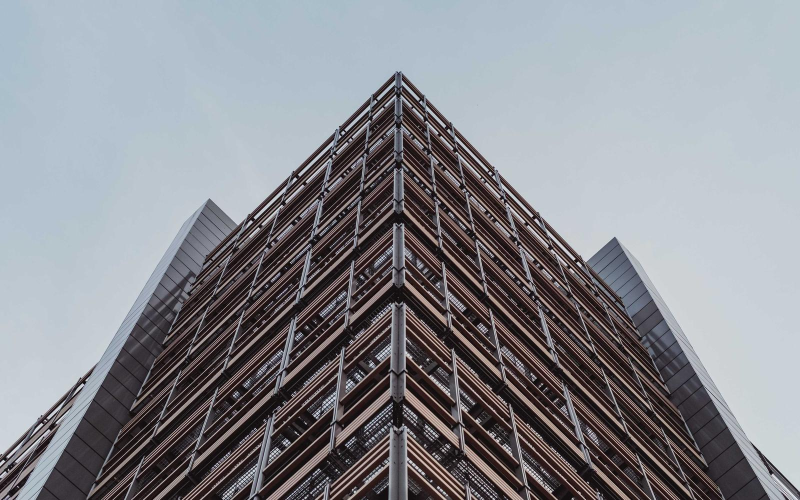
#> input picture design/sample.jpg, 1600 x 1000 px (shown at 1/2 size)
$ python -i '丁达尔光.py'   (imports and definitions only)
#> lines starting #> are read from the running program, lines starting #| are printed output that depends on the picture; after the words box and inside, x2 and y2 are one past the last pixel; in counts of white or black regions, pixels touching at a corner belong together
#> further down, picture is the input picture: PIL image 1600x1000 RGB; mean R, G, B 135.5, 137.1, 143
# -*- coding: utf-8 -*-
"""丁达尔光：把亮部沿一个方向拉出光束，叠加回画面。"""
PLUGIN_NAME = "丁达尔光"
PLUGIN_DESC = "亮部沿指定方向拉出光束，逆光照片立刻有氛围"
PLUGIN_VERSION = "1.0"
PLUGIN_AUTHOR = "Prism"

import math
from PIL import Image, ImageChops, ImageEnhance, ImageFilter

PLUGIN = {"id": "god_rays", "name": PLUGIN_NAME, "version": PLUGIN_VERSION,
          "api": 2, "author": PLUGIN_AUTHOR,
          "description": {"zh": "把高光沿一个方向拖成光束，模拟逆光丁达尔效应", "en": "Drags highlights into light rays along one direction, mimicking backlit god rays", "ja": "ハイライトを一方向に伸ばして光芒を再現（逆光のゴッドレイ）"},
          "network": False, "writes_files": False}

PARAMS = [
    {"key": "threshold", "label": {"zh": "取光门槛", "en": "Light threshold", "ja": "光のしきい値"}, "type": "slider",
     "min": 50, "max": 98, "default": 86, "step": 2},
    {"key": "length", "label": {"zh": "光束长度", "en": "Ray length", "ja": "光線の長さ"}, "type": "slider",
     "min": 20, "max": 220, "default": 110, "step": 10},
    {"key": "angle", "label": {"zh": "角度", "en": "Angle", "ja": "角度"}, "type": "slider",
     "min": -60, "max": 60, "default": 14, "step": 2},
    {"key": "power", "label": {"zh": "强度", "en": "Strength", "ja": "強さ"}, "type": "slider",
     "min": 10, "max": 100, "default": 55, "step": 5},
]


def _beam(src, steps, dx, dy):
    """把亮部沿 (dx,dy) 累加成光束：多次平移取较亮者。"""
    acc = src.copy()
    for i in range(1, steps + 1):
        shifted = ImageChops.offset(src, int(dx * i), int(dy * i))
        acc = ImageChops.lighter(acc, shifted)
    return acc


def run(img, **params):
    p = params or {}
    alpha = None
    if img.mode == "RGBA":
        alpha = img.split()[3]
    rgb = img.convert("RGB")

    w, h = rgb.size
#> w = 1600; h = 1000
    scale = 1.0
    if max(w, h) > 2048:
        scale = 2048.0 / max(w, h)
        work = rgb.resize((max(1, int(w * scale)), max(1, int(h * scale))),
                          Image.BILINEAR)
    else:
        work = rgb
    ww, wh = work.size
#> ww = 1600; wh = 1000

    # 1) 取亮部
    thr = int(255 * float(p.get("threshold", 86)) / 100.0)
    gray = work.convert("L")
    bright = gray.point(lambda v: 255 if v >= thr else 0)
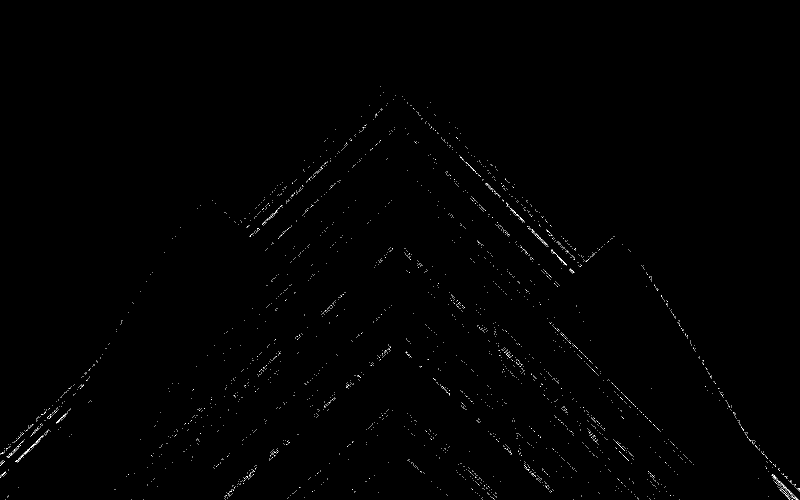
#> bright: PIL image 1600x1000 L (shown at 1/2 size); 0.32% white in thin lines or dots, all inside (x1, y1, x2, y2) = (0, 173, 1600, 1000)
    bright = bright.filter(ImageFilter.MaxFilter(3))
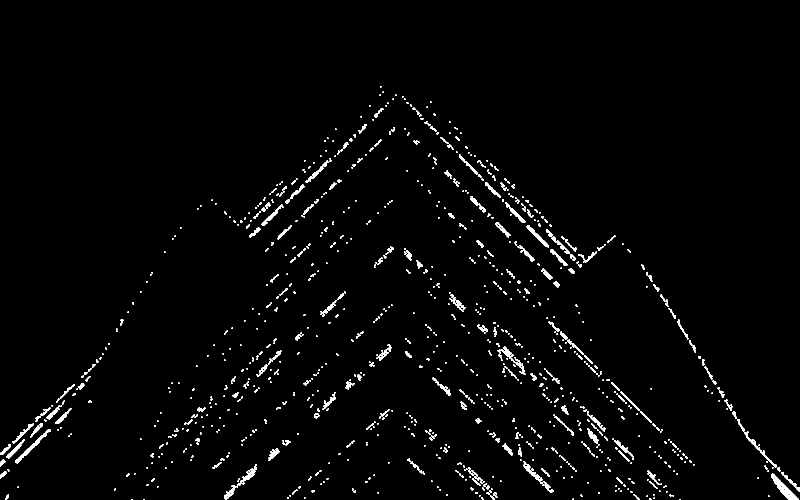
#> bright: PIL image 1600x1000 L (shown at 1/2 size); 2% white; 985 white regions (641 under 20 px), largest, box (x1, y1, x2, y2) and area: (1542, 947, 1598, 1000) 855, (30, 858, 102, 927) 607, (1488, 863, 1553, 935) 409
    light = Image.composite(work, Image.new("RGB", (ww, wh), (0, 0, 0)), bright)
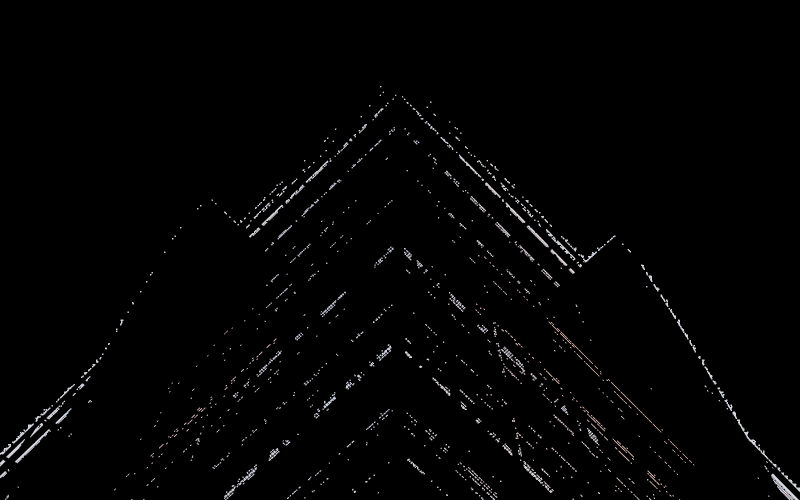
#> light: PIL image 1600x1000 RGB (shown at 1/2 size); mean R, G, B 3.2, 3.1, 3.2

    # 2) 沿角度拖出光束
    ang = math.radians(float(p.get("angle", 14)))
    length = float(p.get("length", 110)) * (scale or 1.0)
    steps = 14
    dx = math.cos(ang) * (length / steps)
    dy = math.sin(ang) * (length / steps)
    beam = _beam(light, steps, dx, dy)
#> the loop in _beam, `for i in range(1, steps + 1):` made 14 passes
#> pass 1, in _beam, `shifted = ImageChops.offset(src, int(dx * i), int(dy * i))`:
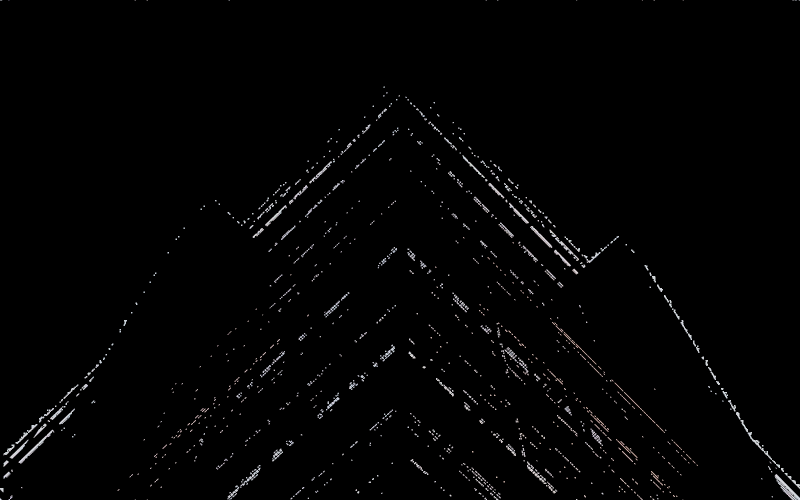
#> shifted: PIL image 1600x1000 RGB (shown at 1/2 size); mean R, G, B 3.2, 3.1, 3.2
#> after the loop in _beam, `for i in range(1, steps + 1):`:
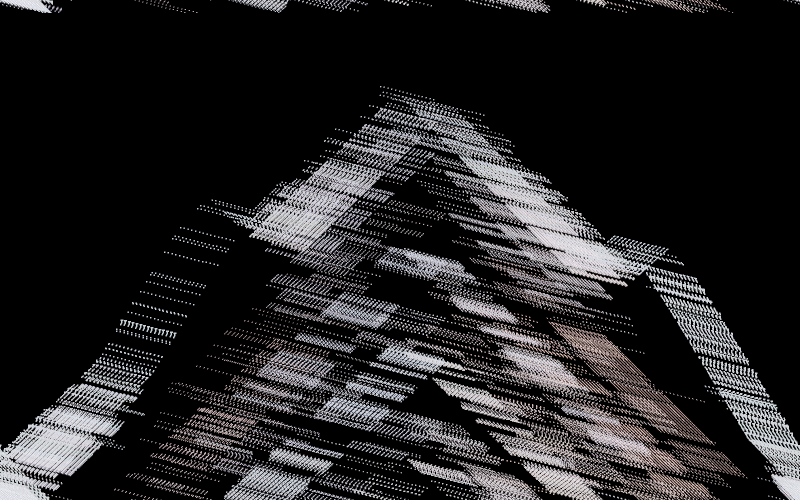
#> acc: PIL image 1600x1000 RGB (shown at 1/2 size); mean R, G, B 36.4, 35.5, 36.5
    beam = beam.filter(ImageFilter.GaussianBlur(max(1.0, 3.0 * (scale or 1.0))))
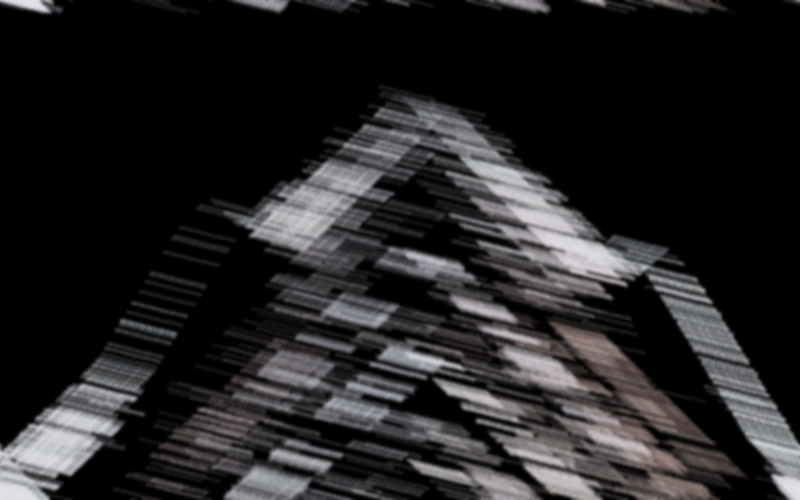
#> beam: PIL image 1600x1000 RGB (shown at 1/2 size); mean R, G, B 36.4, 35.5, 36.5

    # 3) 滤色叠加
    k = float(p.get("power", 55)) / 100.0
    beam = ImageEnhance.Brightness(beam).enhance(0.4 + 1.2 * k)
    out = ImageChops.screen(work, beam)
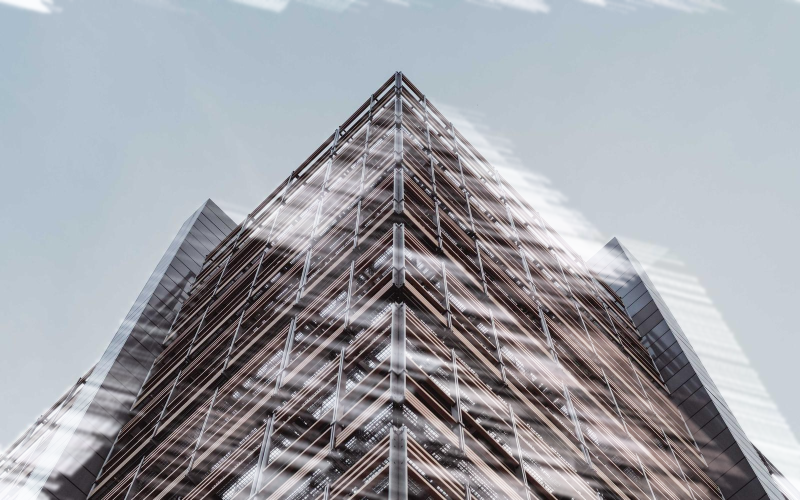
#> out: PIL image 1600x1000 RGB (shown at 1/2 size); mean R, G, B 158.7, 160.4, 166.6

    if scale != 1.0:
        out = out.resize((w, h), Image.BICUBIC)
    if alpha is not None:
        out = out.convert("RGBA")
        out.putalpha(alpha)
    return out

>>> from PIL import Image
>>> picture = Image.open('../design/sample.jpg')
>>> result = run(picture)
